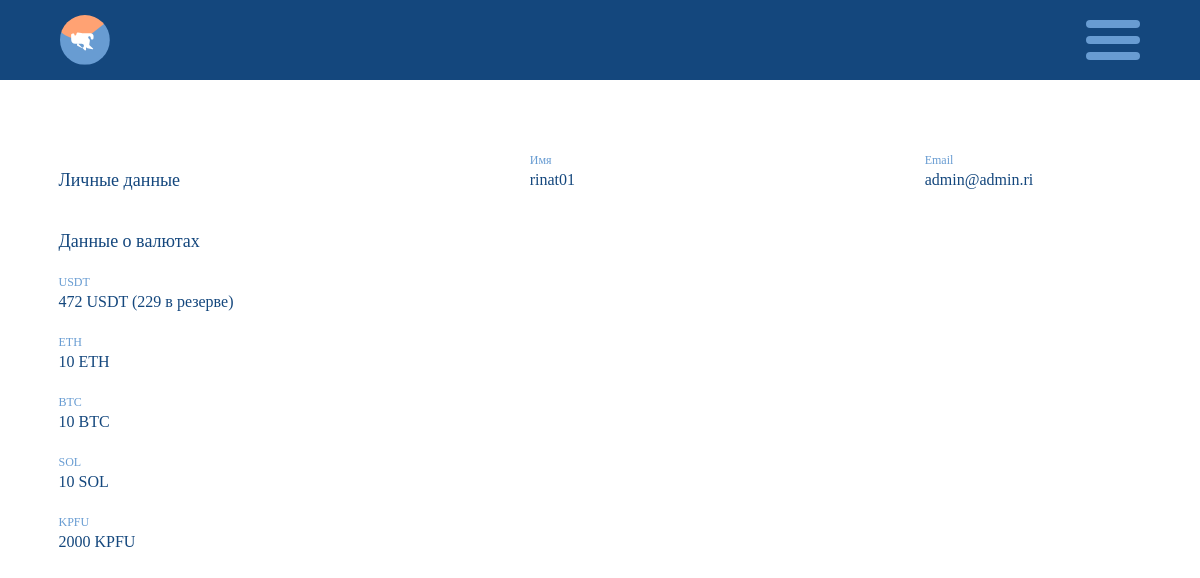
The page /users/lk (signed in) on the database as committed earlier.
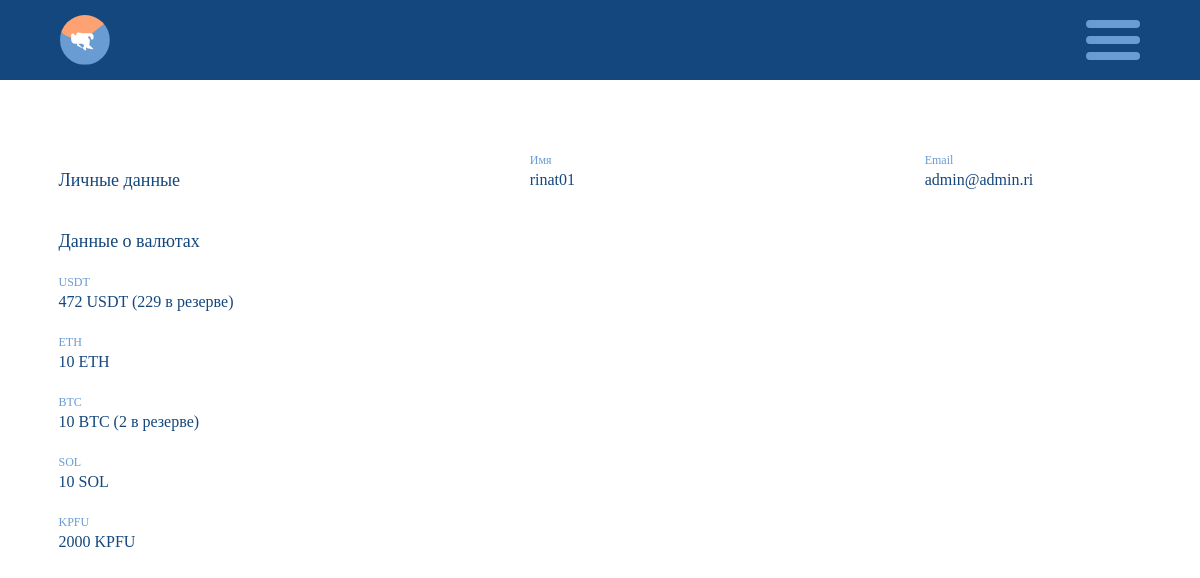
The same page on the database as committed later.
### authentication/models.py (models this page shows, shortened)
class User(AbstractBaseUser, PermissionsMixin):
    username = models.CharField(verbose_name='Имя пользователя', max_length=20, unique=True)
    email = models.EmailField(verbose_name='email', unique=True)
    is_staff = models.BooleanField(default=False)
    USDT = models.IntegerField(verbose_name='USDT', default=0)
    BTC = models.IntegerField(verbose_name='BTC', default=0)
    ETH = models.IntegerField(verbose_name='ETH', default=0)
    KPFU = models.IntegerField(verbose_name='KPFU', default=0)
    SOL = models.IntegerField(verbose_name='SOL', default=0)
    USDT_reserved = models.IntegerField(verbose_name='USDT резерв', default=0)
    BTC_reserved = models.IntegerField(verbose_name='BTC резерв', default=0)
    ETH_reserved = models.IntegerField(verbose_name='ETH резерв', default=0)
    KPFU_reserved = models.IntegerField(verbose_name='KPFU резерв', default=0)
    SOL_reserved = models.IntegerField(verbose_name='SOL резерв', default=0)
    USDT_reserved_payed = models.IntegerField(verbose_name='USDT оплаченный резерв', default=0)
    BTC_reserved_payed = models.IntegerField(verbose_name='BTC оплаченный резерв', default=0)
    ETH_reserved_payed = models.IntegerField(verbose_name='ETH оплаченный резерв', default=0)
    KPFU_reserved_payed = models.IntegerField(verbose_name='KPFU оплаченный резерв', default=0)
    SOL_reserved_payed = models.IntegerField(verbose_name='SOL оплаченный резерв', default=0)
    USERNAME_FIELD = 'email'
    REQUIRED_FIELDS = ['username', ]
    objects = CustomUserManager()
    @property
    def balance(self) -> str:
        Course.update_courses()
        _balance = self.USDT + self.USDT_reserved
        for currency in ("BTC", "ETH", "KPFU", "SOL"):
            count = getattr(self, currency) + getattr(self, f'{currency}_reserved')
            price = Course.objects.get(currency=currency).USDT
            _balance += count * price
        return f'{normalize_number(_balance)} USDT'

### courses/models.py (models this page shows, shortened)
class Course(models.Model):
    currency = models.CharField(verbose_name="Валюта", max_length=4)
    time = models.DateTimeField(verbose_name="Дата обновления")
    RUB = models.FloatField(verbose_name='В рублях')
    USDT = models.FloatField(verbose_name='В USDT')
    volume = models.IntegerField(verbose_name='Объём')
    change = models.FloatField(verbose_name='Изменение')
    quote_volume = models.FloatField(verbose_name='Капитализация')
    @classmethod
    def update_courses(cls):
        try:
            if datetime.datetime.now(tz=datetime.timezone(datetime.timedelta(hours=4))) - Course.objects.get(currency='USDT').time > datetime.timedelta(minutes=1, seconds=1, milliseconds=1, microseconds=1):
                data = get_courses_from_api()
                for key, value in data.items():
                    currency = cls.objects.get(currency=key)
                    for inner_key, inner_value in value.items():
                        setattr(currency, inner_key, inner_value)
                        currency.time = datetime.datetime.now(tz=datetime.timezone(datetime.timedelta(hours=4)))
                    currency.save()
                KPFU = cls.objects.get(currency='KPFU')
                KPFU.RUB = 4 * cls.objects.get(currency='USDT').RUB
                KPFU.quote_volume = round(KPFU.volume * KPFU.RUB, 2)
                KPFU.save()
        except:
            pass

### authentication/views.py (the view)
# urls.py: path('lk', views.lk),
def lk(request):
    return render(
                request=request,
                template_name="authentication/lk.html",
                context={'currencies': services.get_user_data(request.user), 'lk': True})

### authentication/services.py (called while the page is built)
def get_user_data(user: User) -> list:
    currencies = ("USDT", "ETH", "BTC", "SOL", "KPFU")
    data = []
    for currency in currencies:
        data.append({
        'name': currency,
        'value': f'''{getattr(user, currency) + getattr(user, f"{currency}_reserved")} {currency}{f" ({getattr(user, f'{currency}_reserved')} в резерве)" if getattr(user, f"{currency}_reserved")  else ""}''',
    })
    return data

### common_utils.py (called while the page is built)
def normalize_number(number: float) -> str:
    litter = ''
    if number > 1000:
        number /= 1000
        litter = 'К'
        if number > 1000:
            number /= 1000
            litter = 'М'
    return f'{round(number, 1)} {litter}'

### courses/services.py (called while the page is built, shortened)
def get_courses_from_api() -> dict:
    client = Spot()
    response = client.ticker_24hr(
        symbol=None,
        symbols=[
            "USDTRUB",
            "BTCRUB",
            "ETHRUB",
            "SOLRUB",
            "BTCUSDT",
            "ETHUSDT",
            "SOLUSDT"
        ],
        type="FULL"
    )
    data = {
        'USDT': {'USDT': 1},
        'BTC': {},
        'ETH': {},
        'SOL': {}
        }
    return data

### templates/authentication/lk.html (shortened to what this page needs)
{% extends 'base.html' %}
{% block content %}
    <div class="inner-content" id="p2p-content">
        <div id="post-info" style="width: 90%; margin-top: 30px; display: flex; justify-content: space-between;">
            <div id="post-info-data">
                <h1 style="text-align: left;">Личные данные</h1>
                <div class="post-info-row">
                    <span class="info-name">
                        Имя
                    </span>
                    <span class="info-text">
                        {{ user.username }}
                    </span>
                </div>
                <div class="post-info-row">
                    <span class="info-name">
                        Email
                    </span>
                    <span class="info-text">
                        {{ user.email }}
                    </span>
                </div>
            </div>
            <div id="post-info-actions">
                <h1 style="text-align: left;">Данные о валютах</h1>
                {% for currency in currencies %}
                    <div class="post-info-row">
                        <span class="info-name">
                            {{ currency.name }}
                        </span>
                        <span class="info-text">
                            {{ currency.value }}
                        </span>
                    </div>
                {% endfor %}
            </div>
        </div>
    </div>
{% endblock %}

### templates/base.html (shortened to what this page needs)
<!DOCTYPE html>
<html lang="ru">
    <head>
        <link rel="stylesheet" href="/static/css/style.css">
        <link rel="stylesheet" href="/static/css/style_mobile.css">
        <link rel="stylesheet" href="/static/css/header.css">
        <link rel="stylesheet" href="/static/css/header_mobile.css">
        <link rel="stylesheet" href="/static/css/modal.css">
        <link rel="stylesheet" href="/static/css/modal_mobile.css">
        <link rel="stylesheet" href="/static/css/p2p.css">
        <link rel="stylesheet" href="/static/css/p2p_mobile.css">
        <link rel="stylesheet" href="/static/css/messages.css">
        <link rel="stylesheet" href="/static/css/users.css">
        <link rel="stylesheet" href="/static/css/nft.css">
        <link rel="stylesheet" href="/static/css/nft_mobile.css">
    </head>
    <body>
        <header>
            <div id="header-left-panel">
                <img alt="logo" id="header-logo" src="/static/img/logo.svg">
            </div>
            <label for="toggle" class="hamburger">
                <div class="top-bun"></div>
                <div class="meat"></div>
                <div class="bottom-bun"></div>
            </label>
        </header>
        <div id="main" style="z-index: -10;">
            {% block content %}
            {% endblock %}
        </div>
    </body>
</html>

### static/css/style.css (style rules this page uses)
body { color: #6ecddd; font-family: 'Montserrat'; font-size: 1vw; text-align: center; width: 100vw; overflow-x: hidden; padding: 0; margin: 0; z-index: 0; margin-top: 200px; overflow-y: hidden; height: calc(100vh - 240px); margin-bottom: 40px; }
h1 { font-family: 'Montserrat'; font-style: normal; font-weight: 400; font-size: 30px; line-height: 37px; color: #14477D; }
#main { padding: 6%; padding-top: 40px; margin-top: 0; display: flex; justify-content: center; height: 100%; overflow-y: scroll; padding-bottom: 0; }
.inner-content { padding-left: 5%; padding-top: 30px; width: 73%; height: fit-content; margin-bottom: 10px; }

### static/css/style_mobile.css (style rules this page uses)
@media (max-width:1200px) { body { margin-top:80px; height: calc(100vh - 80px); } }
@media (max-width:1200px) { h1 { font-size: 18px; } }
@media (max-width:1200px) { #main { width: 95%; padding: 2.5%; padding-bottom: 0; padding-top: 40px; height: calc(100% - 40px); } }
@media (max-width:1200px) { .inner-content { padding: 0; width: 95%; } }

### static/css/header.css (style rules this page uses)
header { position: fixed; background: #14477D; height: 200px; width: 100%; top: 0; left: 0; z-index: 999; }
#header-left-panel { position: absolute; left: 5%; top: 15px; display: flex; flex-direction: column; justify-content: center; }
#header-logo { height: 120px; width: 120px; user-select: none; -webkit-user-drag: none; }

### static/css/header_mobile.css (style rules this page uses)
@media (max-width: 1200px) { header { position: fixed; height: 80px; width: 100%; top: 0; left: 0; } }
@media (max-width: 1200px) { #header-logo { height: 50px; width: 50px; } }
@media (max-width: 1200px) { .hamburger { position: fixed; top: 20px; right: 5%; margin-left: -2rem; width: 54.39px; height: 40px; z-index: 5; cursor: pointer; } }
@media (max-width: 1200px) { .hamburger div { position: relative; width: 100%; height: calc(100% / 5); border-radius: 1em; background-color: #689CD2; transition: all 0.3s ease-in-out; } }
@media (max-width: 1200px) { .bottom-bun, .meat { margin-top: 8px; } }

### static/css/p2p.css (style rules this page uses)
#post-info { display: flex; width: 100%; min-width: 450px; justify-content: space-between; }
.post-info-row, .new-post-info-row, .order-info-row { align-items: flex-start; display: flex; flex-direction: column; margin-bottom: 20px; }
.info-name { font-family: 'Montserrat'; font-style: normal; font-weight: 400; font-size: 20px; line-height: 24px; color: #689CD2; }
.info-text { font-family: 'Montserrat'; font-style: normal; font-weight: 400; font-size: 30px; line-height: 37px; color: #14477D; }

### static/css/p2p_mobile.css (style rules this page uses)
@media (max-width: 1200px) { .post-info-row, .new-post-info-row, .order-info-row { align-items: flex-start; display: flex; flex-direction: column; margin-bottom: 20px; } }
@media (max-width: 1200px) { .info-name { font-size: 12px; line-height: 20px; } }
@media (max-width: 1200px) { .info-text { font-size: 16px; line-height: 20px; } }
@media (max-width: 1200px) { #post-info { flex-direction: column; min-width: auto; } }
@media (max-width: 1200px) { #post-info-data { display: flex; justify-content: space-between; flex-direction: row; } }
@media (max-width: 1200px) { #post-info-actions { width: 210px; width: fit-content; } }

Rows that differ between the two databases and show on the page:
changed Course "BTC": value "10 BTC" → "10 BTC (2 в резерве)"
